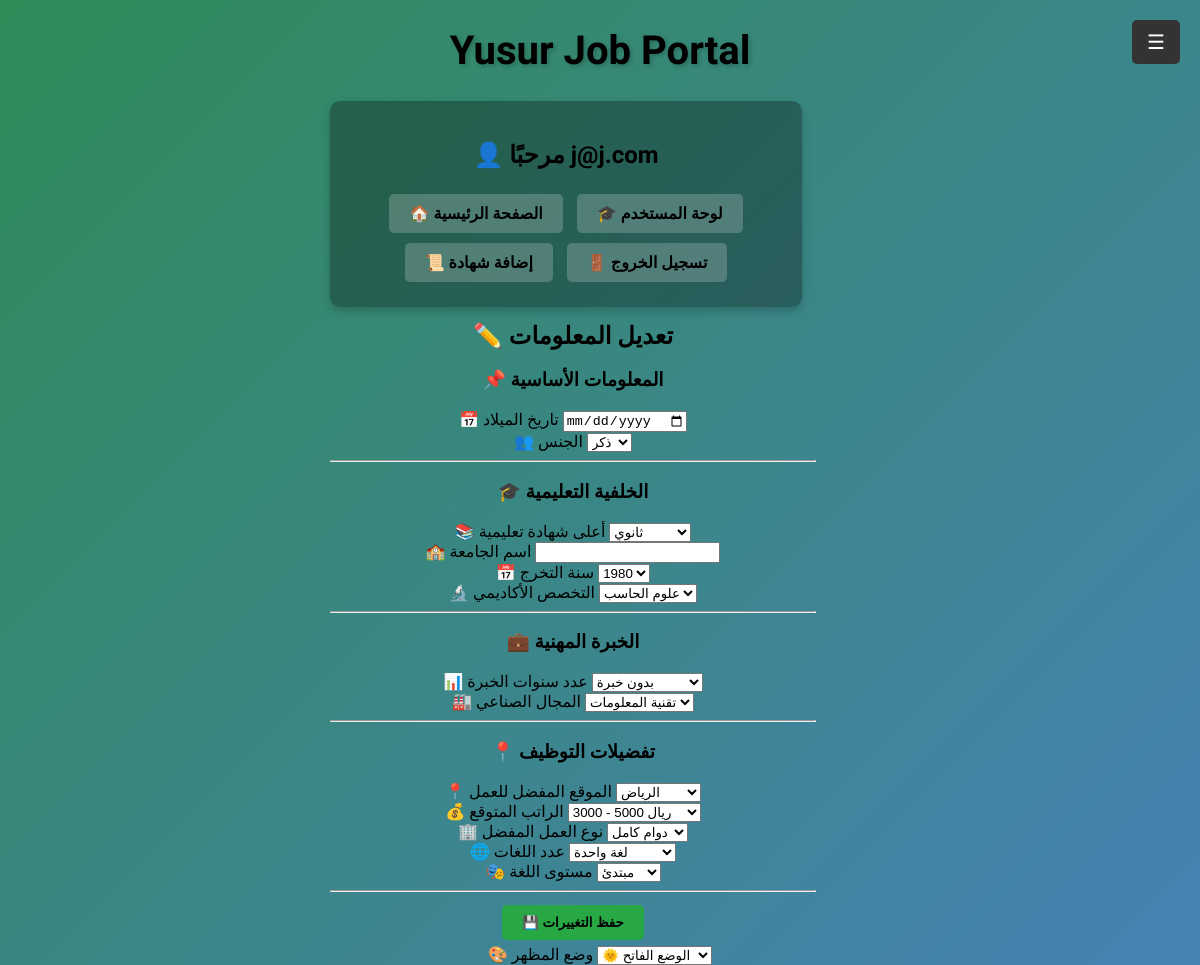
Screenshot of /jobseeker-profile (signed in) with the database file from the repository.
### app/models.py (models this page shows, shortened)
class User(db.Model, UserMixin):
    id = db.Column(db.Integer, primary_key=True)
    username = db.Column(db.String(100), unique=True, nullable=False)
    email = db.Column(db.String(100), unique=True, nullable=False)
    password = db.Column(db.String(100), nullable=False)
    role = db.Column(db.String(20), nullable=False, default="JobSeeker")
    notifications_enabled = db.Column(db.Boolean, default=True)
    theme = db.Column(db.String(10), default="light")
    profile_picture = db.Column(db.String(100), nullable=True, default="default_profile.png")
    date_of_birth = db.Column(db.Date, nullable=True)
    gender = db.Column(db.String(10), nullable=True)
    highest_education = db.Column(db.String(50), nullable=True)
    university_name = db.Column(db.String(100), nullable=True)
    graduation_year = db.Column(db.Integer, nullable=True)
    field_of_study = db.Column(db.String(100), nullable=True)
    experience_years = db.Column(db.String(10), nullable=True)
    previous_jobs = db.Column(db.Text, nullable=True)
    industry = db.Column(db.String(100), nullable=True)
    certifications = db.Column(db.Text, nullable=True)
    skills = db.Column(db.Text, nullable=True)
    technical_skills = db.Column(db.Text, nullable=True)
    soft_skills = db.Column(db.Text, nullable=True)
    preferred_location = db.Column(db.String(100), nullable=True)
    preferred_salary = db.Column(db.String(20), nullable=True)
    job_type = db.Column(db.String(20), nullable=True)
    willing_to_relocate = db.Column(db.Boolean, default=False)
    available_start_date = db.Column(db.Date, nullable=True)
    languages = db.Column(db.String(255), nullable=True)
    language_proficiency = db.Column(db.String(255), nullable=True)

### app/routes.py (the view, shortened to what this page needs)
@main.route('/jobseeker-profile', methods=['GET', 'POST'])
@login_required
def jobseeker_profile():
    if current_user.role != "JobSeeker":
        flash("❌ لا يمكنك الوصول إلى هذه الصفحة!", "danger")
        return redirect(url_for("main.profile"))
    form = JobSeekerProfileForm(obj=current_user)
    return render_template("jobseeker_profile.html", form=form)

### app/routes.py (called while the page is built)
@login_manager.user_loader
def load_user(user_id):
    return User.query.get(int(user_id))

### app/templates/jobseeker_profile.html (shortened to what this page needs)
{% extends "base.html" %}
{% block content %}
<div class="container mt-5">
    <div class="profile-container">
        <h2 class="text-center">✏️ تعديل المعلومات</h2>
        <form method="POST" action="{{ url_for('main.update_profile') }}" id="profileForm" class="custom-form">
            <h3>📌 المعلومات الأساسية</h3>
            <div class="form-group">
                <label for="date_of_birth">📅 تاريخ الميلاد</label>
                <input type="date" name="date_of_birth" class="form-control custom-input" value="{{ form.date_of_birth.data or '' }}">
            </div>
            <div class="form-group">
                <label for="gender">👥 الجنس</label>
                <select name="gender" class="form-control custom-select">
                    <option value="male" {% if form.gender.data == 'male' %}selected{% endif %}>ذكر</option>
                </select>
            </div>
            <hr>
            <h3>🎓 الخلفية التعليمية</h3>
            <div class="form-group">
                <label for="highest_education">📚 أعلى شهادة تعليمية</label>
                <select name="highest_education" class="form-control custom-select">
                    <option value="high_school">ثانوي</option>
                </select>
            </div>
            <div class="form-group">
                <label for="university_name">🏫 اسم الجامعة</label>
                <input type="text" name="university_name" class="form-control custom-input" value="{{ form.university_name.data or '' }}">
            </div>
            <div class="form-group">
                <label for="graduation_year">📅 سنة التخرج</label>
                <select name="graduation_year" class="form-control custom-select">
                    {% for year in range(1980, 2031) %}
                    <option value="{{ year }}" {% if form.graduation_year.data == year %}selected{% endif %}>{{ year }}</option>
                    {% endfor %}
                </select>
            </div>
            <div class="form-group">
                <label for="field_of_study">🔬 التخصص الأكاديمي</label>
                <select name="field_of_study" class="form-control custom-select">
                    <option value="computer_science">علوم الحاسب</option>
                </select>
            </div>
            <hr>
            <h3>💼 الخبرة المهنية</h3>
            <div class="form-group">
                <label for="experience_years">📊 عدد سنوات الخبرة</label>
                <select name="experience_years" class="form-control custom-select">
                    <option value="0">بدون خبرة</option>
                </select>
            </div>
            <div class="form-group">
                <label for="industry">🏭 المجال الصناعي</label>
                <select name="industry" class="form-control custom-select">
                    <option value="technology">تقنية المعلومات</option>
                </select>
            </div>
            <hr>
            <h3>📍 تفضيلات التوظيف</h3>
            <div class="form-group">
                <label for="preferred_location">📍 الموقع المفضل للعمل</label>
                <select name="preferred_location" class="form-control custom-select">
                    <option value="riyadh">الرياض</option>
                </select>
            </div>
            <div class="form-group">
                <label for="preferred_salary">💰 الراتب المتوقع</label>
                <select name="preferred_salary" class="form-control custom-select">
                    <option value="3000-5000">3000 - 5000 ريال</option>
                </select>
            </div>
            <div class="form-group">
                <label for="job_type">🏢 نوع العمل المفضل</label>
                <select name="job_type" class="form-control custom-select">
                    <option value="full-time">دوام كامل</option>
                </select>
            </div>
            <div class="form-group">
                <label for="languages">🌐 عدد اللغات</label>
                <select name="languages" class="form-control custom-select">
                    <option value="1">لغة واحدة</option>
                </select>
            </div>
            <div class="form-group">
                <label for="language_proficiency">🎭 مستوى اللغة</label>
                <select name="language_proficiency" class="form-control custom-select">
                    <option value="beginner">مبتدئ</option>
                </select>
            </div>
            <hr>
            <button type="submit" class="btn btn-success btn-block custom-btn">💾 حفظ التغييرات</button>
        </form>
    </div>
</div>
{% endblock %}

### app/templates/base.html (shortened to what this page needs)
<!DOCTYPE html>
<html lang="ar">
<head>
    <link rel="stylesheet" type="text/css" href="{{ url_for('static', filename='style.css') }}">
</head>
<body>
    <div class="menu-button" onclick="openSidebar()">☰</div>
    <div class="container">
        <h1 class="title">Yusur Job Portal</h1>
        <div class="dashboard">
            <h2>👤 مرحبًا {{ current_user.username if current_user.is_authenticated else 'زائر' }}</h2>
            <div class="buttons">
                <a href="{{ url_for('main.home') }}" class="btn">🏠 الصفحة الرئيسية</a>
                {% if current_user.is_authenticated %}
                    {% if current_user.role == 'Admin' %}
                        <a href="{{ url_for('main.admin_dashboard') }}" class="btn">📊 لوحة تحكم الأدمن</a>
                        <a href="{{ url_for('main.add_job') }}" class="btn">➕ إضافة وظيفة</a>
                    {% elif current_user.role == 'JobSeeker' %}
                        <a href="{{ url_for('main.jobseeker_dashboard') }}" class="btn">🎓 لوحة المستخدم</a>
                        <a href="{{ url_for('main.upload_certificate') }}" class="btn">📜 إضافة شهادة</a>
                    {% endif %}
                    <a href="{{ url_for('main.logout') }}" class="btn btn-danger">🚪 تسجيل الخروج</a>
                {% else %}
                    <a href="{{ url_for('main.login') }}" class="btn">🔑 تسجيل الدخول</a>
                    <a href="{{ url_for('main.register') }}" class="btn btn-secondary">📝 تسجيل حساب جديد</a>
                {% endif %}
            </div>
        </div>
        <div class="content">
            {% block content %}{% endblock %}
        </div>
    </div>
    <div class="theme-toggle-container">
        <label for="theme-toggle">🎨 وضع المظهر</label>
        <select id="theme-toggle" name="theme" class="form-control">
            <option value="light">🌞 الوضع الفاتح</option>
        </select>
    </div>
</body>
</html>

### app/static/style.css (style rules this page uses)
body { background: linear-gradient(135deg, #2E8B57, #4682B4); margin: 0; font-family: 'Tajawal', sans-serif; display: flex; flex-direction: column; align-items: center; min-height: 100vh; }
.container { text-align: center; color: #000000; max-width: 90%; }
.title { font-size: 2.5em; font-weight: bold; text-shadow: 2px 2px 4px rgba(0, 0, 0, 0.2); }
.dashboard { background: rgba(0, 0, 0, 0.3); padding: 20px; border-radius: 10px; box-shadow: 0px 4px 10px rgba(0, 0, 0, 0.2); width: 80%; max-width: 500px; }
.dashboard h2 { font-size: 1.5em; margin-bottom: 10px; }
.buttons { margin-top: 20px; }
.btn { display: inline-block; background: rgba(255, 255, 255, 0.2); padding: 10px 20px; margin: 5px; border-radius: 5px; color: rgb(0, 0, 0); text-decoration: none; font-weight: bold; transition: background 0.3s; }
.btn-success { background: #28a745; border: none; }
.menu-button { position: fixed; top: 20px; right: 20px; background: #333; color: white; padding: 10px 15px; border-radius: 5px; font-size: 20px; cursor: pointer; z-index: 1000; transition: background 0.3s; }
.text-center { margin-top: 15px; }

### rows the page displays
User: username "j@j.com", gender "ذكر", graduation_year "1980"
